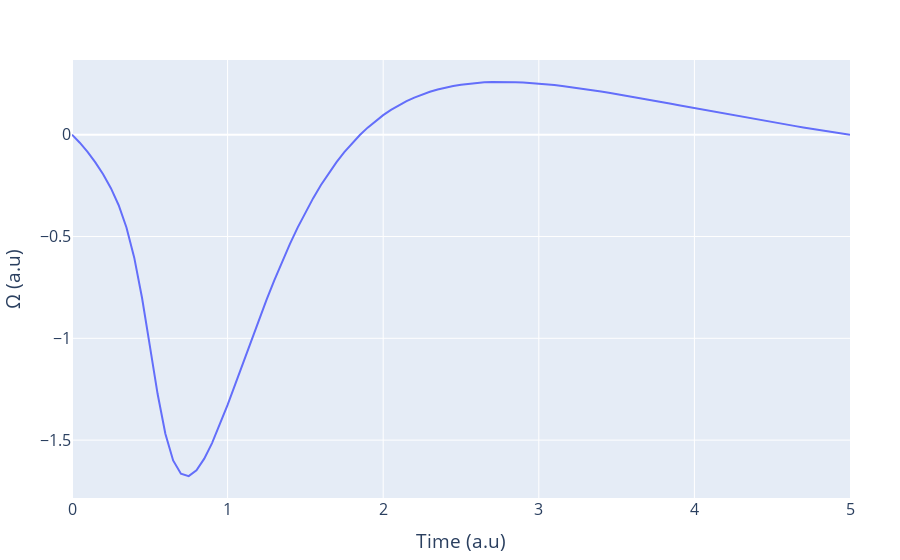

Write notebook code for a chart like this one.
### Code cell
ts = t0:t1/100:t1
Ω(t) = coeffs(sol.params, t)[1]
f = plot([scatter(x=ts, y=Ω.(ts), name="Ω")],
     Layout(
        xaxis_title_text="Time (a.u)",
        yaxis_title_text="Ω (a.u)",
        legend=attr(x=0, y=1,),
        font=attr(
            size=16
        )
    )
)
